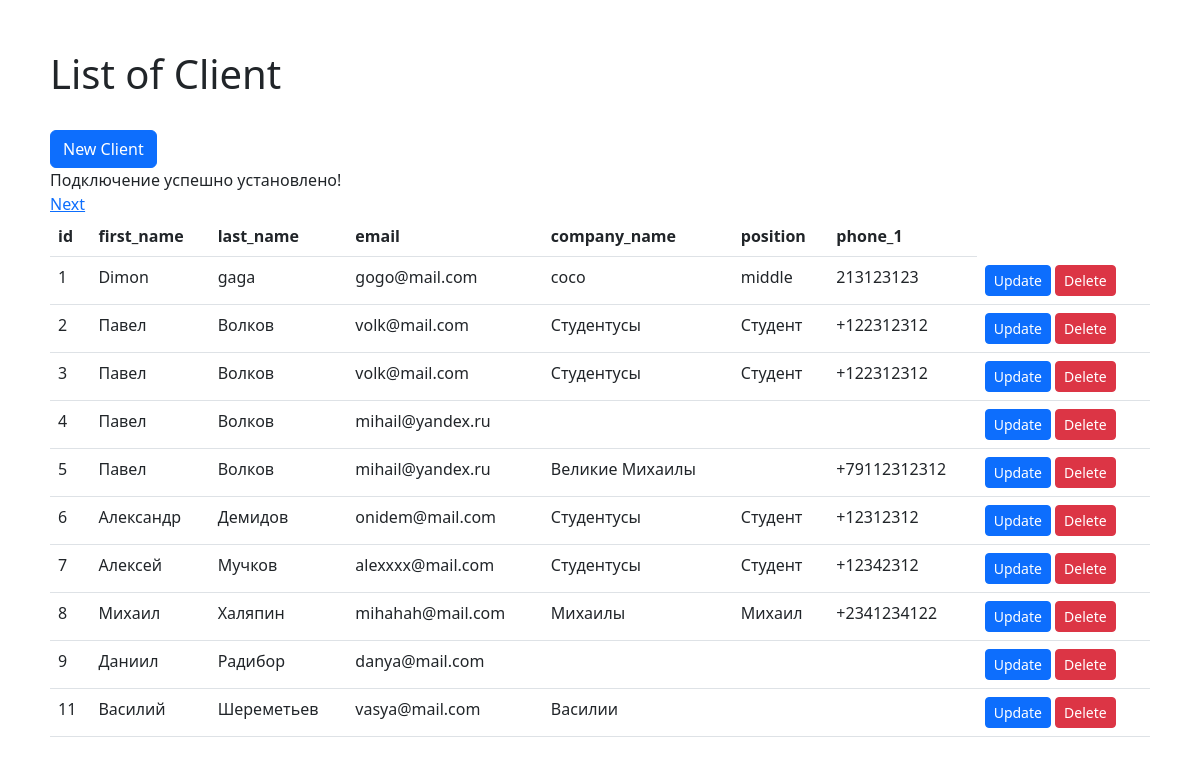
The app's page /frontend/index.php with its own data.
### tables this page shows
CREATE TABLE `client` (
  `id` int NOT NULL AUTO_INCREMENT,
  `first_name` varchar(50) NOT NULL,
  `last_name` varchar(50) NOT NULL,
  `email` varchar(100) NOT NULL,
  `company_name` varchar(100) DEFAULT NULL,
  `position` varchar(100) DEFAULT NULL,
  `phone_1` varchar(20) DEFAULT NULL,
  `phone_2` varchar(20) DEFAULT NULL,
  `phone_3` varchar(20) DEFAULT NULL,
  PRIMARY KEY (`id`)
);

### ConnectToDb/Database.php (called while the page is built, shortened)
<?php
class Database {
    private $conn;
    public function __construct($servername, $username, $password, $dbname) {
        $this->servername = $servername;
        $this->username = $username;
        $this->password = $password;
        $this->dbname = $dbname;
        $this->conn = new mysqli($this->servername, $this->username, $this->password, $this->dbname);
    }
    public function query($sql) {
        $result = mysqli_query($this->conn, $sql);
        return $result;
    }
}
?>

### frontend/index.php (the view, shortened to what this page needs)
<!DOCTYPE html>
<html lang="en">
<head>
    <link href="https://cdn.jsdelivr.net/npm/bootstrap@5.3.0/dist/css/bootstrap.min.css" rel="stylesheet">
</head>
<body style = "margin: 50px;">
    <h1>List of Client</h1>
    <br>
    <a class = "btn btn-primary" href = "/regProj/pages/create.php" role="button">New Client</a>
    <br>
    <table class="table">
        <thead>
            <tr>
            <th>id</th>
            <th>first_name</th>
            <th>last_name</th>
            <th>email</th>
            <th>company_name</th>
            <th>position</th>
            <th>phone_1</th>
            </tr>
        </thead>
        <?php
        include "C:/xampp/htdocs/regProj/ConfigPageLinks/Pagination.php";
        include "C:/xampp/htdocs/regProj/ConnectToDb/Database.php";
        $pagination = new \dbProject\ConfigPageLinks\Pagination();
        $date = $pagination->date;
        $database = new \dbProject\ConnectToDb\Database("localhost", "endliar", "0611", "example");
        $offset = $pagination->getOffSet();
        $result = $database->query("SELECT * FROM Client LIMIT {$offset}, {$pagination->limit}");
        while ($row = mysqli_fetch_assoc($result)) {
            echo
                "
                    <tbody>
                        <tr>
                            <td>{$row['id']}</td>
                            <td>{$row['first_name']}</td>
                            <td>{$row['last_name']}</td>
                            <td>{$row['email']}</td>
                            <td>{$row['company_name']}</td>
                            <td>{$row['position']}</td>
                            <td>{$row['phone_1']}</td>
                            <td>
                                <a class = 'btn btn-primary btn-sm' href='/regProj/pages/edit.php?id=$row[id]'>Update</a>
                                <a class = 'btn btn-danger btn-sm' href='/regProj/pages/delete.php?id=$row[id]'>Delete</a>
                            </td>
                        </tr>
                    </tbody>
                ";
            if (count($row) > 0) {
                $date = true;
            }
}
echo $pagination->links($date);
?>
    </table>
</body>
</html>

### ConfigPageLinks/Pagination.php (shortened to what this page needs)
<?php
class Pagination {
    public $limit;
    public $page;
    public function __construct($limit = 10) {
        $this->limit = $limit;
        $this->page = isset($_GET['page']) ? intval($_GET['page']) : 1;
    }
    public function getOffSet() {
        return ($this->page - 1) * $this->limit;
    }
    public function links($data = true) {
        $prev_link = ($this->page > 1) ? '<a href="/regProj/frontend/index.php?page='.($this->page - 1).'">Previous</a>' : '';
        if ($data === true) {
            $next_link = '<a href="/regProj/frontend/index.php?page='.($this->page + 1).'">Next</a>';
            return "<div>{$prev_link} {$next_link}</div>";
        }
        return "<div>{$prev_link}</div>";
    }
}
?>

### records on screen
client: id "1", first_name "Dimon", last_name "gaga", email "gogo@mail.com", company_name "coco", position "middle", phone_1 "213123123"
client: id "2", first_name "Павел", last_name "Волков", email "volk@mail.com", company_name "Студентусы", position "Студент", phone_1 "+122312312"
client: id "3", first_name "Павел", last_name "Волков", email "volk@mail.com", company_name "Студентусы", position "Студент", phone_1 "+122312312"
client: id "4", first_name "Павел", last_name "Волков", email "mihail@yandex.ru"
client: id "5", first_name "Павел", last_name "Волков", email "mihail@yandex.ru", company_name "Великие Михаилы", phone_1 "+79112312312"
client: id "6", first_name "Александр", last_name "Демидов", email "onidem@mail.com", company_name "Студентусы", position "Студент", phone_1 "+12312312"
client: id "7", first_name "Алексей", last_name "Мучков", email "alexxxx@mail.com", company_name "Студентусы", position "Студент", phone_1 "+12342312"
client: id "8", first_name "Михаил", last_name "Халяпин", email "mihahah@mail.com", company_name "Михаилы", position "Михаил", phone_1 "+2341234122"
client: id "9", first_name "Даниил", last_name "Радибор", email "danya@mail.com"
client: id "11", first_name "Василий", last_name "Шереметьев", email "vasya@mail.com", company_name "Василии"
